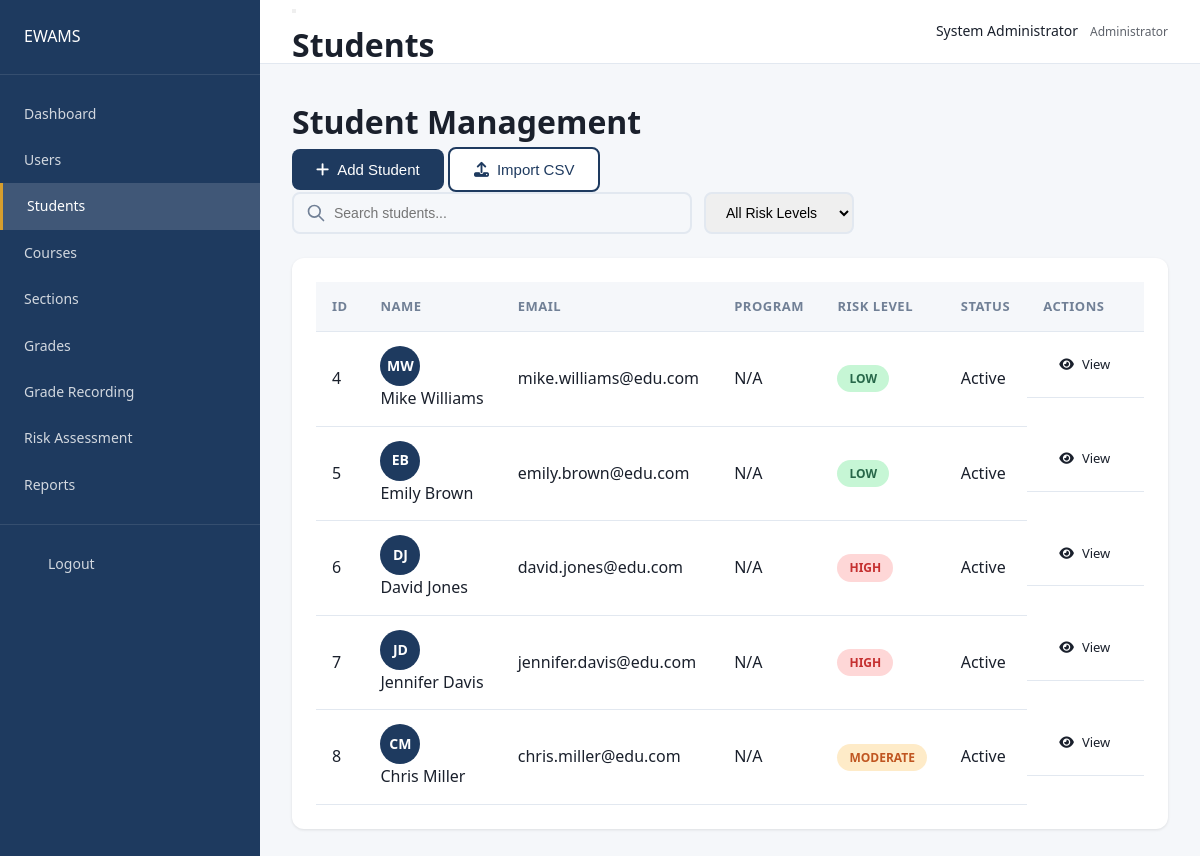
The app's page /students (signed in) with its own data.
### tables this page shows
CREATE TABLE `users` (
  `id` int NOT NULL AUTO_INCREMENT,
  `username` varchar(50) DEFAULT NULL,
  `email` varchar(255) NOT NULL,
  `password_hash` varchar(255) NOT NULL,
  `first_name` varchar(100) NOT NULL,
  `last_name` varchar(100) NOT NULL,
  `role` enum('administrator','faculty','advisor','student') NOT NULL,
  `phone` varchar(20) DEFAULT NULL,
  `avatar` varchar(255) DEFAULT NULL,
  `student_id` varchar(50) DEFAULT NULL,
  `program_id` int DEFAULT NULL,
  `is_active` tinyint(1) DEFAULT '1',
  `last_login` datetime DEFAULT NULL,
  `created_at` timestamp DEFAULT CURRENT_TIMESTAMP,
  `updated_at` timestamp DEFAULT CURRENT_TIMESTAMP ON UPDATE CURRENT_TIMESTAMP,
  PRIMARY KEY (`id`),
  UNIQUE KEY `email` (`email`),
  UNIQUE KEY `username` (`username`),
  KEY `role` (`role`),
  KEY `program_id` (`program_id`)
);

CREATE TABLE `risk_assessments` (
  `id` int NOT NULL AUTO_INCREMENT,
  `student_id` int NOT NULL,
  `term_id` int DEFAULT NULL,
  `risk_score` decimal(5,2) DEFAULT '0.00',
  `risk_level` enum('low','moderate','high') DEFAULT 'low',
  `attendance_score` decimal(5,2) DEFAULT '100.00',
  `grade_score` decimal(5,2) DEFAULT '100.00',
  `submission_score` decimal(5,2) DEFAULT '100.00',
  `late_score` decimal(5,2) DEFAULT '100.00',
  `calculated_at` timestamp DEFAULT CURRENT_TIMESTAMP,
  PRIMARY KEY (`id`),
  KEY `student_id` (`student_id`),
  KEY `term_id` (`term_id`)
);

### config/config.php (called while the page is built, shortened)
<?php
function getDB() {
    static $pdo = null;
    if ($pdo === null) {
        try {
            $pdo = new PDO(
                "mysql:host=" . DB_HOST . ";dbname=" . DB_NAME . ";charset=utf8mb4",
                DB_USER,
                DB_PASS,
                [PDO::ATTR_ERRMODE => PDO::ERRMODE_EXCEPTION, PDO::ATTR_DEFAULT_FETCH_MODE => PDO::FETCH_ASSOC]
            );
        } catch (PDOException $e) {
            die("Database connection failed: " . $e->getMessage());
        }
    }
    return $pdo;
}
function getUserRole() {
    return $_SESSION['role'] ?? null;
}

### controllers/StudentController.php (called while the page is built, shortened)
<?php
require_once __DIR__ . '/../config/config.php';
require_once __DIR__ . '/../models/User.php';
require_once __DIR__ . '/../models/RiskAssessment.php';
require_once __DIR__ . '/../models/AcademicTerm.php';
$userModel = new User();
$termModel = new AcademicTerm();
$currentTerm = $termModel->getCurrent();
$students = $userModel->getStudents();

### models/User.php (called while the page is built, shortened)
<?php
class User {
    private $db;
    public function __construct() {
        $this->db = getDB();
    }
    public function getAll($role = null, $active = null) {
        $sql = "SELECT * FROM users WHERE 1=1";
        $params = [];
        if ($role) {
            $sql .= " AND role = ?";
            $params[] = $role;
        }
        $stmt = $this->db->prepare($sql);
        $stmt->execute($params);
        return $stmt->fetchAll();
    }
    public function getStudents() {
        return $this->getAll('student');
    }
}

### models/AcademicTerm.php (called while the page is built, shortened)
<?php
class AcademicTerm {
    private $db;
    public function __construct() {
        $this->db = getDB();
    }
    public function getCurrent() {
        $stmt = $this->db->query("SELECT * FROM academic_terms WHERE is_current = 1 LIMIT 1");
        return $stmt->fetch();
    }
}

### models/RiskAssessment.php (called while the page is built, shortened)
<?php
class RiskAssessment {
    private $db;
    public function __construct() {
        $this->db = getDB();
    }
    public function getRiskAssessment($studentId, $termId = null) {
        $stmt = $this->db->prepare("
            SELECT * FROM risk_assessments WHERE student_id = ? AND term_id = ?
        ");
        $stmt->execute([$studentId, $termId]);
        return $stmt->fetch();
    }
}

### views/students/index.php (the view, shortened to what this page needs)
<div class="page-content">
    <div class="page-header">
        <h1>Student Management</h1>
        <?php if (getUserRole() === 'administrator'): ?>
        <div class="page-actions">
            <button class="btn btn-primary" onclick="openModal('createStudentModal')">
                <i class="fas fa-plus"></i> Add Student
            </button>
            <button class="btn btn-secondary" onclick="openModal('importModal')">
                <i class="fas fa-upload"></i> Import CSV
            </button>
        </div>
        <?php endif; ?>
    </div>
    <div class="search-bar">
        <input type="text" class="search-input" placeholder="Search students..." id="studentSearch">
        <select class="filter-select" id="riskFilter">
            <option value="">All Risk Levels</option>
        </select>
    </div>
    <div class="card">
        <div class="card-body">
            <table class="data-table" id="studentsTable">
                <thead>
                    <tr>
                        <th>ID</th>
                        <th>Name</th>
                        <th>Email</th>
                        <th>Program</th>
                        <th>Risk Level</th>
                        <th>Status</th>
                        <th>Actions</th>
                    </tr>
                </thead>
                <tbody>
                    <?php foreach ($students as $student): ?>
                    <tr>
                        <td><?php echo $student['student_id'] ?? $student['id']; ?></td>
                        <td>
                            <div class="student-info">
                                <div class="student-avatar-sm">
                                    <?php echo strtoupper(substr($student['first_name'], 0, 1) . substr($student['last_name'], 0, 1)); ?>
                                </div>
                                <div>
                                    <div class="student-name"><?php echo $student['first_name'] . ' ' . $student['last_name']; ?></div>
                                </div>
                            </div>
                        </td>
                        <td><?php echo $student['email']; ?></td>
                        <td><?php echo $student['program_name'] ?? 'N/A'; ?></td>
                        <td>
                            <?php
                            $riskModel = new RiskAssessment();
                            $risk = $riskModel->getRiskAssessment($student['id'], $currentTerm['id'] ?? null);
                            if ($risk):
                            ?>
                            <span class="risk-badge <?php echo $risk['risk_level']; ?>">
                                <?php echo ucfirst($risk['risk_level']); ?>
                            </span>
                            <?php else: ?>
                            <span class="risk-badge low">Not Calculated</span>
                            <?php endif; ?>
                        </td>
                        <td>
                            <span class="status-badge <?php echo $student['is_active'] ? 'active' : 'inactive'; ?>">
                                <?php echo $student['is_active'] ? 'Active' : 'Inactive'; ?>
                            </span>
                        </td>
                        <td class="actions">
                            <a href="<?php echo BASE_URL; ?>/students?id=<?php echo $student['id']; ?>" class="btn btn-sm btn-outline">
                                <i class="fas fa-eye"></i> View
                            </a>
                        </td>
                    </tr>
                    <?php endforeach; ?>
                </tbody>
            </table>
        </div>
    </div>
</div>

### public/css/styles.css (style rules this page uses)
:root { --primary: #1e3a5f; --primary-light: #2c5282; --secondary: #4a5568; --accent: #d69e2e; --success: #38a169; --warning: #d69e2e; --danger: #e53e3e; --bg: #f5f7fa; --card-bg: #ffffff; --text: #1a202c; --text-secondary: #718096; --border: #e2e8f0; --sidebar-width: 260px; --header-height: 64px; }
* { margin: 0; padding: 0; box-sizing: border-box; }
body { font-family: 'Segoe UI', Tahoma, Geneva, Verdana, sans-serif; background: var(--bg); color: var(--text); line-height: 1.6; }
a { text-decoration: none; color: inherit; }
.btn { display: inline-flex; align-items: center; justify-content: center; gap: 8px; padding: 12px 24px; border: none; border-radius: 8px; font-size: 15px; font-weight: 500; cursor: pointer; transition: all 0.2s; }
.btn-primary { background: var(--primary); color: white; }
.btn-secondary { background: white; color: var(--primary); border: 2px solid var(--primary); }
.btn-sm { padding: 8px 16px; font-size: 13px; }
.page-content { padding: 32px; }
.card { background: var(--card-bg); border-radius: 12px; box-shadow: 0 1px 3px rgba(0, 0, 0, 0.1); overflow: hidden; }
.card-body { padding: 24px; }
.risk-badge { display: inline-flex; align-items: center; gap: 6px; padding: 6px 12px; border-radius: 20px; font-size: 13px; font-weight: 500; }
.risk-badge.low { background: rgba(56, 161, 105, 0.15); color: var(--success); }
.risk-badge.moderate { background: rgba(214, 158, 46, 0.15); color: var(--warning); }
.risk-badge.high { background: rgba(229, 62, 62, 0.15); color: var(--danger); }
.data-table { width: 100%; border-collapse: collapse; }
.data-table th, .data-table td { padding: 14px 16px; text-align: left; border-bottom: 1px solid var(--border); }
.data-table th { background: var(--bg); font-weight: 600; font-size: 13px; text-transform: uppercase; letter-spacing: 0.5px; color: var(--text-secondary); }
.data-table .actions { display: flex; gap: 8px; }
.search-bar { display: flex; gap: 12px; margin-bottom: 24px; }
.search-input { flex: 1; max-width: 400px; padding: 10px 16px; padding-left: 40px; border: 2px solid var(--border); border-radius: 8px; font-size: 14px; background-size: 20px; }
.filter-select { padding: 10px 16px; border: 2px solid var(--border); border-radius: 8px; font-size: 14px; min-width: 150px; cursor: pointer; }
.student-avatar-sm { width: 40px; height: 40px; border-radius: 50%; background: var(--primary); color: white; display: flex; align-items: center; justify-content: center; font-weight: 600; font-size: 14px; margin-right: 16px; }
.student-info { flex: 1; }
.student-name { font-weight: 500; }
.risk-badge { padding: 4px 12px; border-radius: 20px; font-size: 12px; font-weight: 600; text-transform: uppercase; }
.risk-badge.high { background: #fed7d7; color: #c53030; }
.risk-badge.moderate { background: #feebc8; color: #c05621; }
.risk-badge.low { background: #c6f6d5; color: #276749; }

### records on screen
users: id "4", first_name+last_name "MW", first_name "Mike", last_name "Williams", email "mike.williams@edu.com", program_name "N/A", risk_assessments.risk_level "LOW", is_active "Active"
users: id "5", first_name+last_name "EB", first_name "Emily", last_name "Brown", email "emily.brown@edu.com", program_name "N/A", risk_assessments.risk_level "LOW", is_active "Active"
users: id "6", first_name+last_name "DJ", first_name "David", last_name "Jones", email "david.jones@edu.com", program_name "N/A", risk_assessments.risk_level "HIGH", is_active "Active"
users: id "7", first_name+last_name "JD", first_name "Jennifer", last_name "Davis", email "jennifer.davis@edu.com", program_name "N/A", risk_assessments.risk_level "HIGH", is_active "Active"
users: id "8", first_name+last_name "CM", first_name "Chris", last_name "Miller", email "chris.miller@edu.com", program_name "N/A", risk_assessments.risk_level "MODERATE", is_active "Active"

### other values on screen
$pageTitle "Students"
$_SESSION['first_name'] "System"
$_SESSION['last_name'] "Administrator"
$_SESSION['role'] "Administrator"
